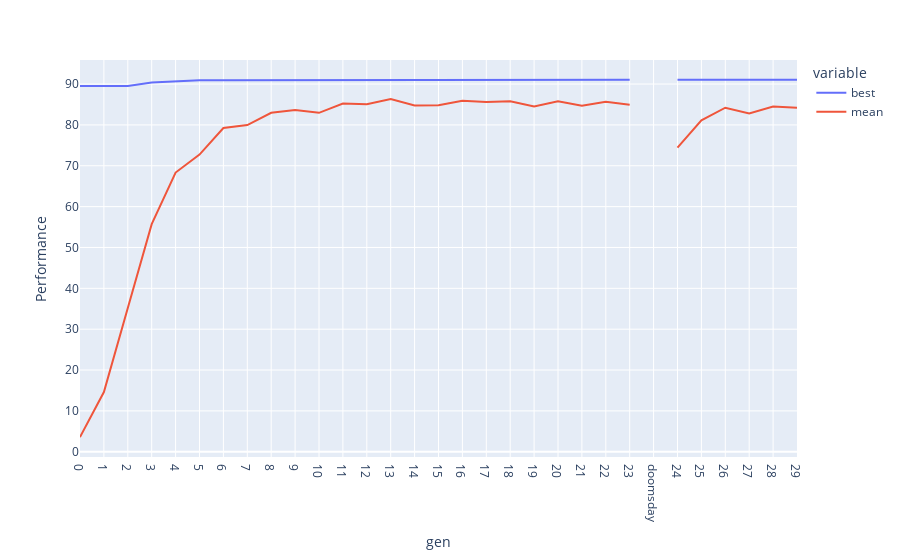

Source (notebook cell):
### Code cell
experiment_name = 'A1'

# Plot Evolution
resutls_df = pd.read_csv(experiment_name + "/results.txt", sep=' ')
# resutls_df = resutls_df.set_index('gen')
resutls_df

px.line(resutls_df, x="gen", y=["best", "mean"], labels={"value": "Performance"})
# px.show()

### Figure 1 — Plotly figure (JSON) as saved in the notebook; plotly's stock layout.template omitted (floating-point values rounded to 4 significant figures)
{"data": [{"hovertemplate": "variable=best<br>gen=%{x}<br>Performance=%{y}<extra></extra>", "legendgroup": "best", "line": {"color": "#636efa", "dash": "solid"}, "marker": {"symbol": "circle"}, "mode": "lines", "name": "best", "orientation": "v", "showlegend": true, "type": "scatter", "x": ["0", "1", "2", "3", "4", "5", "6", "7", "8", "9", "10", "11", "12", "13", "14", "15", "16", "17", "18", "19", "20", "21", "22", "23", "doomsday", "24", "25", "26", "27", "28", "29"], "xaxis": "x", "y": [89.56, 89.56, 89.56, 90.39, 90.66, 90.92, 90.92, 90.92, 90.92, 91.03, 91.03, 91.03, 91.03, 91.03, 91.03, 91.03, 91.03, 91.03, 91.03, 91.03, 91.03, 91.03, 91.03, 91.03, null, 91.03, 91.03, 91.03, 91.03, 91.03, 91.03], "yaxis": "y"}, {"hovertemplate": "variable=mean<br>gen=%{x}<br>Performance=%{y}<extra></extra>", "legendgroup": "mean", "line": {"color": "#EF553B", "dash": "solid"}, "marker": {"symbol": "circle"}, "mode": "lines", "name": "mean", "orientation": "v", "showlegend": true, "type": "scatter", "x": ["0", "1", "2", "3", "4", "5", "6", "7", "8", "9", "10", "11", "12", "13", "14", "15", "16", "17", "18", "19", "20", "21", "22", "23", "doomsday", "24", "25", "26", "27", "28", "29"], "xaxis": "x", "y": [3.573, 14.61, 35.2, 55.7, 68.34, 72.74, 79.24, 79.97, 82.96, 83.64, 82.96, 85.23, 85.04, 86.33, 84.76, 84.83, 85.94, 85.63, 85.8, 84.51, 85.81, 84.69, 85.66, 84.96, null, 74.45, 81.13, 84.22, 82.81, 84.51, 84.19], "yaxis": "y"}], "layout": {"legend": {"title": {"text": "variable"}, "tracegroupgap": 0}, "margin": {"t": 60}, "xaxis": {"anchor": "y", "domain": [0, 1], "title": {"text": "gen"}}, "yaxis": {"anchor": "x", "domain": [0, 1], "title": {"text": "Performance"}}}}
